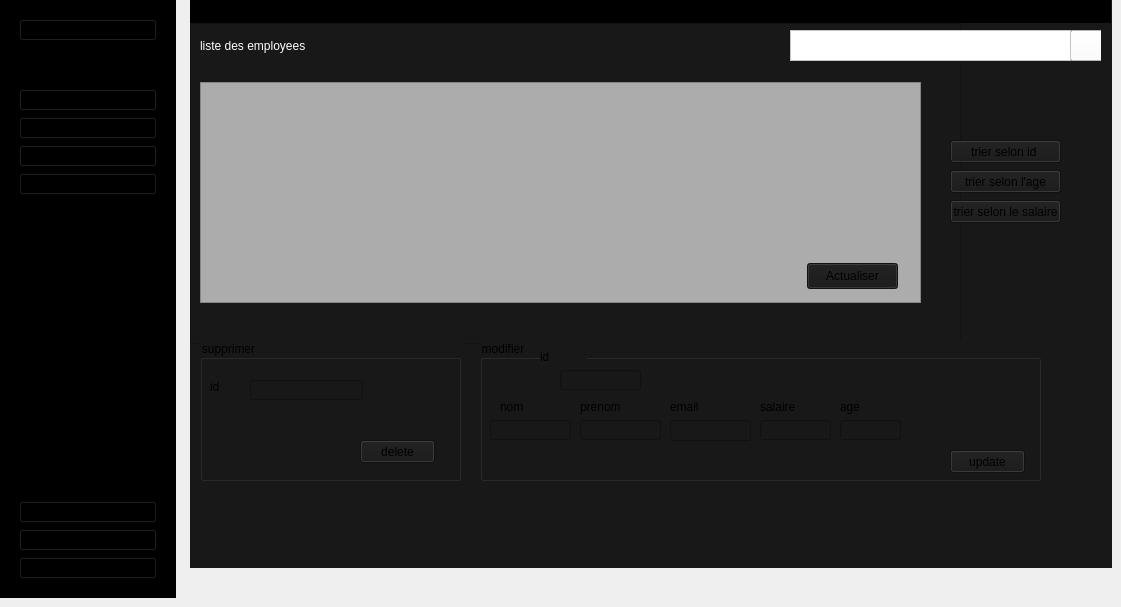
      <widget class="QWidget" name="ListPage_4">
       <widget class="QWidget" name="leftMenuContainer_14" native="true">
        <property name="geometry">
         <rect>
          <x>0</x>
          <y>0</y>
          <width>176</width>
          <height>598</height>
         </rect>
        </property>
        <property name="styleSheet">
         <string notr="true">background-color:#FFF;
</string>
        </property>
        <layout class="QVBoxLayout" name="verticalLayout_72">
         <property name="leftMargin">
          <number>0</number>
         </property>
         <property name="topMargin">
          <number>0</number>
         </property>
         <property name="rightMargin">
          <number>0</number>
         </property>
         <item>
          <widget class="QWidget" name="leftMenuSubContainer_14" native="true">
           <property name="styleSheet">
            <string notr="true">background-color:rgb(0, 0, 0);</string>
           </property>
           <layout class="QVBoxLayout" name="verticalLayout_73">
            <item alignment="Qt::AlignTop">
             <widget class="QFrame" name="UserSideMenu_14">
              <property name="frameShape">
               <enum>QFrame::StyledPanel</enum>
              </property>
              <property name="frameShadow">
               <enum>QFrame::Raised</enum>
              </property>
              <layout class="QHBoxLayout" name="horizontalLayout_12">
               <item>
                <widget class="QPushButton" name="Account_14">
                 <property name="toolTip">
                  <string>User</string>
                 </property>
                 <property name="toolTipDuration">
                  <number>16</number>
                 </property>
                 <property name="styleSheet">
                  <string notr="true"/>
                 </property>
                 <property name="text">
                  <string>My account</string>
                 </property>
                 <property name="icon">
                  <iconset>
                   <normaloff>icon/user.svg</normaloff>icon/user.svg</iconset>
                 </property>
                 <property name="iconSize">
                  <size>
                   <width>20</width>
                   <height>20</height>
                  </size>
                 </property>
                </widget>
               </item>
              </layout>
             </widget>
            </item>
            <item alignment="Qt::AlignTop">
             <widget class="QFrame" name="MainFunctions_14">
              <property name="sizePolicy">
               <sizepolicy hsizetype="Preferred" vsizetype="Preferred">
                <horstretch>0</horstretch>
                <verstretch>0</verstretch>
               </sizepolicy>
              </property>
              <property name="frameShape">
               <enum>QFrame::StyledPanel</enum>
              </property>
              <property name="frameShadow">
               <enum>QFrame::Raised</enum>
              </property>
              <layout class="QVBoxLayout" name="verticalLayout_74">
               <item>
                <widget class="QPushButton" name="HomeBtn_14">
                 <property name="toolTip">
                  <string>Home</string>
                 </property>
                 <property name="text">
                  <string>Home</string>
                 </property>
                 <property name="icon">
                  <iconset>
                   <normaloff>icon/home.svg</normaloff>
                   <normalon>icon/home.svg</normalon>icon/home.svg</iconset>
                 </property>
                 <property name="iconSize">
                  <size>
                   <width>20</width>
                   <height>20</height>
                  </size>
                 </property>
                </widget>
               </item>
               <item>
                <widget class="QPushButton" name="DataBtn_14">
                 <property name="toolTip">
                  <string>Data</string>
                 </property>
                 <property name="text">
                  <string>Data</string>
                 </property>
                 <property name="icon">
                  <iconset>
                   <normaloff>icon/database.svg</normaloff>
                   <normalon>icon/database.svg</normalon>icon/database.svg</iconset>
                 </property>
                 <property name="iconSize">
                  <size>
                   <width>20</width>
                   <height>20</height>
                  </size>
                 </property>
                </widget>
               </item>
               <item>
                <widget class="QPushButton" name="addeq_14">
                 <property name="styleSheet">
                  <string notr="true">font: 75 9pt &quot;MS Shell Dlg 2&quot;;</string>
                 </property>
                 <property name="text">
                  <string>ajouter employee</string>
                 </property>
                 <property name="icon">
                  <iconset>
                   <normaloff>icon/plus.svg</normaloff>icon/plus.svg</iconset>
                 </property>
                 <property name="iconSize">
                  <size>
                   <width>20</width>
                   <height>20</height>
                  </size>
                 </property>
                </widget>
               </item>
               <item>
                <widget class="QPushButton" name="PdfBtn_17">
                 <property name="toolTip">
                  <string>Pdf</string>
                 </property>
                 <property name="text">
                  <string>add maintenance</string>
                 </property>
                 <property name="icon">
                  <iconset>
                   <normaloff>icon/printer.svg</normaloff>
                   <normalon>icon/printer.svg</normalon>icon/printer.svg</iconset>
                 </property>
                 <property name="iconSize">
                  <size>
                   <width>20</width>
                   <height>20</height>
                  </size>
                 </property>
                </widget>
               </item>
               <item>
                <spacer name="verticalSpacer_92">
                 <property name="orientation">
                  <enum>Qt::Vertical</enum>
                 </property>
                 <property name="sizeHint" stdset="0">
                  <size>
                   <width>20</width>
                   <height>40</height>
                  </size>
                 </property>
                </spacer>
               </item>
               <item>
                <spacer name="verticalSpacer_93">
                 <property name="orientation">
                  <enum>Qt::Vertical</enum>
                 </property>
                 <property name="sizeHint" stdset="0">
                  <size>
                   <width>20</width>
                   <height>40</height>
                  </size>
                 </property>
                </spacer>
               </item>
               <item>
                <spacer name="verticalSpacer_94">
                 <property name="orientation">
                  <enum>Qt::Vertical</enum>
                 </property>
                 <property name="sizeHint" stdset="0">
                  <size>
                   <width>20</width>
                   <height>40</height>
                  </size>
                 </property>
                </spacer>
               </item>
               <item>
                <spacer name="verticalSpacer_95">
                 <property name="orientation">
                  <enum>Qt::Vertical</enum>
                 </property>
                 <property name="sizeHint" stdset="0">
                  <size>
                   <width>20</width>
                   <height>40</height>
                  </size>
                 </property>
                </spacer>
               </item>
               <item>
                <spacer name="verticalSpacer_96">
                 <property name="orientation">
                  <enum>Qt::Vertical</enum>
                 </property>
                 <property name="sizeHint" stdset="0">
                  <size>
                   <width>20</width>
                   <height>40</height>
                  </size>
                 </property>
                </spacer>
               </item>
               <item>
                <spacer name="verticalSpacer_97">
                 <property name="orientation">
                  <enum>Qt::Vertical</enum>
                 </property>
                 <property name="sizeHint" stdset="0">
                  <size>
                   <width>20</width>
                   <height>40</height>
                  </size>
                 </property>
                </spacer>
               </item>
               <item>
                <spacer name="verticalSpacer_98">
                 <property name="orientation">
                  <enum>Qt::Vertical</enum>
                 </property>
                 <property name="sizeHint" stdset="0">
                  <size>
                   <width>20</width>
                   <height>40</height>
                  </size>
                 </property>
                </spacer>
               </item>
              </layout>
             </widget>
            </item>
            <item alignment="Qt::AlignBottom">
             <widget class="QFrame" name="AppFunction_14">
              <property name="frameShape">
               <enum>QFrame::StyledPanel</enum>
              </property>
              <property name="frameShadow">
               <enum>QFrame::Raised</enum>
              </property>
              <layout class="QVBoxLayout" name="verticalLayout_75">
               <item>
                <widget class="QPushButton" name="SettingsBtn_14">
                 <property name="toolTip">
                  <string>Settings</string>
                 </property>
                 <property name="text">
                  <string>Settings</string>
                 </property>
                 <property name="icon">
                  <iconset>
                   <normaloff>icon/settings.svg</normaloff>
                   <disabledoff>icon/settings.svg</disabledoff>icon/settings.svg</iconset>
                 </property>
                 <property name="iconSize">
                  <size>
                   <width>20</width>
                   <height>20</height>
                  </size>
                 </property>
                </widget>
               </item>
               <item>
                <widget class="QPushButton" name="HelpBtn_14">
                 <property name="toolTip">
                  <string>Help</string>
                 </property>
                 <property name="text">
                  <string>Help</string>
                 </property>
                 <property name="icon">
                  <iconset>
                   <normaloff>icon/help-circle.svg</normaloff>
                   <normalon>icon/help-circle.svg</normalon>icon/help-circle.svg</iconset>
                 </property>
                 <property name="iconSize">
                  <size>
                   <width>20</width>
                   <height>20</height>
                  </size>
                 </property>
                </widget>
               </item>
               <item>
                <widget class="QPushButton" name="LogoutBtn_14">
                 <property name="toolTip">
                  <string>Logout</string>
                 </property>
                 <property name="text">
                  <string>Logout</string>
                 </property>
                 <property name="icon">
                  <iconset>
                   <normaloff>icon/log-out.svg</normaloff>
                   <normalon>icon/log-out.svg</normalon>icon/log-out.svg</iconset>
                 </property>
                 <property name="iconSize">
                  <size>
                   <width>20</width>
                   <height>20</height>
                  </size>
                 </property>
                </widget>
               </item>
              </layout>
             </widget>
            </item>
           </layout>
          </widget>
         </item>
        </layout>
       </widget>
       <widget class="QWidget" name="mainBodyContainer_14" native="true">
        <property name="geometry">
         <rect>
          <x>190</x>
          <y>-30</y>
          <width>922</width>
          <height>598</height>
         </rect>
        </property>
        <property name="styleSheet">
         <string notr="true">background-color:#181818 ;</string>
        </property>
        <widget class="QFrame" name="TopBar_14">
         <property name="geometry">
          <rect>
           <x>0</x>
           <y>0</y>
           <width>921</width>
           <height>53</height>
          </rect>
         </property>
         <property name="styleSheet">
          <string notr="true">background-color:rgb(0, 0, 0);</string>
         </property>
         <property name="frameShape">
          <enum>QFrame::StyledPanel</enum>
         </property>
         <property name="frameShadow">
          <enum>QFrame::Raised</enum>
         </property>
         <layout class="QVBoxLayout" name="verticalLayout_76">
          <item>
           <widget class="QLabel" name="Actor_14">
            <property name="styleSheet">
             <string notr="true">font: 75 16pt &quot;MS Shell Dlg 2&quot;;</string>
            </property>
            <property name="text">
             <string>responsable resource humaine</string>
            </property>
           </widget>
          </item>
         </layout>
        </widget>
        <widget class="QFrame" name="MainContent_14">
         <property name="geometry">
          <rect>
           <x>0</x>
           <y>53</y>
           <width>771</width>
           <height>321</height>
          </rect>
         </property>
         <property name="frameShape">
          <enum>QFrame::StyledPanel</enum>
         </property>
         <property name="frameShadow">
          <enum>QFrame::Raised</enum>
         </property>
         <widget class="QLabel" name="label_61">
          <property name="geometry">
           <rect>
            <x>10</x>
            <y>10</y>
            <width>150</width>
            <height>25</height>
           </rect>
          </property>
          <property name="styleSheet">
           <string notr="true">color:#fff;
font: 75 12pt &quot;MS Shell Dlg 2&quot;;</string>
          </property>
          <property name="text">
           <string>liste des employees</string>
          </property>
         </widget>
         <widget class="QTableView" name="table_4">
          <property name="geometry">
           <rect>
            <x>10</x>
            <y>59</y>
            <width>721</width>
            <height>221</height>
           </rect>
          </property>
          <property name="styleSheet">
           <string notr="true">background-color: rgb(172, 172, 172);
color: rgb(0, 0, 0);</string>
          </property>
         </widget>
         <widget class="QPushButton" name="PdfBtn_18">
          <property name="geometry">
           <rect>
            <x>617</x>
            <y>240</y>
            <width>91</width>
            <height>26</height>
           </rect>
          </property>
          <property name="toolTip">
           <string>Pdf</string>
          </property>
          <property name="styleSheet">
           <string notr="true"/>
          </property>
          <property name="text">
           <string>Actualiser</string>
          </property>
          <property name="icon">
           <iconset>
            <normaloff>icon/refresh-ccw.svg</normaloff>icon/refresh-ccw.svg</iconset>
          </property>
          <property name="iconSize">
           <size>
            <width>20</width>
            <height>20</height>
           </size>
          </property>
         </widget>
        </widget>
        <widget class="QGroupBox" name="SearchBox_4">
         <property name="geometry">
          <rect>
           <x>600</x>
           <y>60</y>
           <width>311</width>
           <height>31</height>
          </rect>
         </property>
         <property name="title">
          <string/>
         </property>
         <widget class="QPushButton" name="pushButton_22">
          <property name="geometry">
           <rect>
            <x>280</x>
            <y>0</y>
            <width>61</width>
            <height>31</height>
           </rect>
          </property>
          <property name="styleSheet">
           <string notr="true">background-color:#fff;</string>
          </property>
          <property name="text">
           <string/>
          </property>
          <property name="icon">
           <iconset>
            <normaloff>icon/search.svg</normaloff>
            <normalon>icon/search.svg</normalon>
            <disabledoff>icon/search.svg</disabledoff>
            <disabledon>icon/search.svg</disabledon>
            <activeoff>icon/search.svg</activeoff>
            <activeon>icon/search.svg</activeon>
            <selectedoff>icon/search.svg</selectedoff>
            <selectedon>icon/search.svg</selectedon>icon/search.svg</iconset>
          </property>
         </widget>
         <widget class="QTextEdit" name="textEdit_10">
          <property name="geometry">
           <rect>
            <x>0</x>
            <y>0</y>
            <width>281</width>
            <height>31</height>
           </rect>
          </property>
          <property name="styleSheet">
           <string notr="true">background-color:#fff;
color:rgb(0, 0, 0);</string>
          </property>
         </widget>
        </widget>
        <widget class="QGroupBox" name="groupBox_13">
         <property name="geometry">
          <rect>
           <x>10</x>
           <y>370</y>
           <width>261</width>
           <height>141</height>
          </rect>
         </property>
         <property name="title">
          <string>supprimer</string>
         </property>
         <widget class="QLabel" name="label_62">
          <property name="geometry">
           <rect>
            <x>10</x>
            <y>40</y>
            <width>47</width>
            <height>14</height>
           </rect>
          </property>
          <property name="text">
           <string>id</string>
          </property>
         </widget>
         <widget class="QLineEdit" name="lineEdit_37">
          <property name="geometry">
           <rect>
            <x>50</x>
            <y>40</y>
            <width>113</width>
            <height>20</height>
           </rect>
          </property>
         </widget>
         <widget class="QPushButton" name="pushButton_23">
          <property name="geometry">
           <rect>
            <x>160</x>
            <y>100</y>
            <width>75</width>
            <height>23</height>
           </rect>
          </property>
          <property name="text">
           <string>delete</string>
          </property>
         </widget>
        </widget>
        <widget class="QGroupBox" name="groupBox_14">
         <property name="geometry">
          <rect>
           <x>290</x>
           <y>370</y>
           <width>561</width>
           <height>141</height>
          </rect>
         </property>
         <property name="title">
          <string>modifier</string>
         </property>
         <widget class="QLineEdit" name="lineEdit_38">
          <property name="geometry">
           <rect>
            <x>80</x>
            <y>30</y>
            <width>81</width>
            <height>20</height>
           </rect>
          </property>
         </widget>
         <widget class="QLineEdit" name="lineEdit_39">
          <property name="geometry">
           <rect>
            <x>10</x>
            <y>80</y>
            <width>81</width>
            <height>20</height>
           </rect>
          </property>
         </widget>
         <widget class="QLineEdit" name="lineEdit_40">
          <property name="geometry">
           <rect>
            <x>100</x>
            <y>80</y>
            <width>81</width>
            <height>20</height>
           </rect>
          </property>
         </widget>
         <widget class="QLineEdit" name="lineEdit_41">
          <property name="geometry">
           <rect>
            <x>190</x>
            <y>80</y>
            <width>81</width>
            <height>21</height>
           </rect>
          </property>
         </widget>
         <widget class="QLabel" name="label_63">
          <property name="geometry">
           <rect>
            <x>60</x>
            <y>10</y>
            <width>47</width>
            <height>14</height>
           </rect>
          </property>
          <property name="text">
           <string>id</string>
          </property>
         </widget>
         <widget class="QLabel" name="label_64">
          <property name="geometry">
           <rect>
            <x>20</x>
            <y>60</y>
            <width>47</width>
            <height>14</height>
           </rect>
          </property>
          <property name="text">
           <string>nom</string>
          </property>
         </widget>
         <widget class="QLabel" name="label_65">
          <property name="geometry">
           <rect>
            <x>100</x>
            <y>60</y>
            <width>47</width>
            <height>14</height>
           </rect>
          </property>
          <property name="text">
           <string>prenom</string>
          </property>
         </widget>
         <widget class="QLabel" name="label_66">
          <property name="geometry">
           <rect>
            <x>190</x>
            <y>60</y>
            <width>47</width>
            <height>14</height>
           </rect>
          </property>
          <property name="text">
           <string>email</string>
          </property>
         </widget>
         <widget class="QLabel" name="label_67">
          <property name="geometry">
           <rect>
            <x>280</x>
            <y>60</y>
            <width>47</width>
            <height>14</height>
           </rect>
          </property>
          <property name="text">
           <string>salaire</string>
          </property>
         </widget>
         <widget class="QLineEdit" name="lineEdit_42">
          <property name="geometry">
           <rect>
            <x>280</x>
            <y>80</y>
            <width>71</width>
            <height>20</height>
           </rect>
          </property>
         </widget>
         <widget class="QPushButton" name="pushButton_24">
          <property name="geometry">
           <rect>
            <x>470</x>
            <y>110</y>
            <width>75</width>
            <height>23</height>
           </rect>
          </property>
          <property name="text">
           <string>update</string>
          </property>
         </widget>
         <widget class="QLabel" name="label_68">
          <property name="geometry">
           <rect>
            <x>360</x>
            <y>60</y>
            <width>47</width>
            <height>14</height>
           </rect>
          </property>
          <property name="text">
           <string>age</string>
          </property>
         </widget>
         <widget class="QLineEdit" name="lineEdit_43">
          <property name="geometry">
           <rect>
            <x>360</x>
            <y>80</y>
            <width>61</width>
            <height>20</height>
           </rect>
          </property>
         </widget>
        </widget>
        <widget class="QPushButton" name="pushButton_25">
         <property name="geometry">
          <rect>
           <x>760</x>
           <y>170</y>
           <width>111</width>
           <height>23</height>
          </rect>
         </property>
         <property name="text">
          <string>trier selon id </string>
         </property>
        </widget>
        <widget class="QPushButton" name="pushButton_26">
         <property name="geometry">
          <rect>
           <x>760</x>
           <y>200</y>
           <width>111</width>
           <height>23</height>
          </rect>
         </property>
         <property name="text">
          <string>trier selon l'age</string>
         </property>
        </widget>
        <widget class="QPushButton" name="pushButton_27">
         <property name="geometry">
          <rect>
           <x>760</x>
           <y>230</y>
           <width>111</width>
           <height>23</height>
          </rect>
         </property>
         <property name="text">
          <string>trier selon le salaire</string>
         </property>
        </widget>
       </widget>
      </widget>
